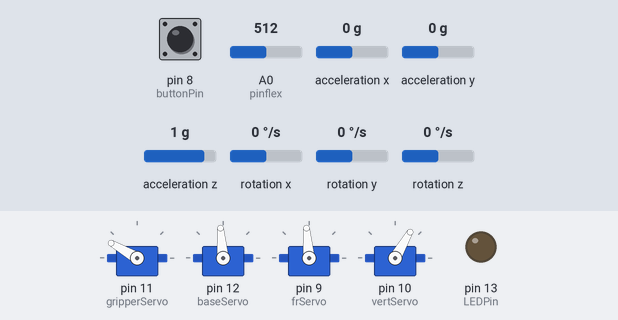
Simulated run of this sketch. Board: Arduino Uno, built with avr-gcc and run on an emulated ATmega328P. Shown: 4 × servo, output pins drawn as LEDs (lit = HIGH). The test bench sets the inputs (shaded band); at power-on: A0 (pinflex) = 512, acceleration x 0 g, pin 8 (buttonPin) HIGH, acceleration y 0 g, acceleration z 1 g, rotation x 0 °/s, rotation y 0 °/s, rotation z 0 °/s. What the sketch prints to the serial monitor is not drawn.

Above: at 1.2 s.
1.3 s: A0 (pinflex) set to 868
2.8 s: A0 (pinflex) set to 889
At 3.7 s:
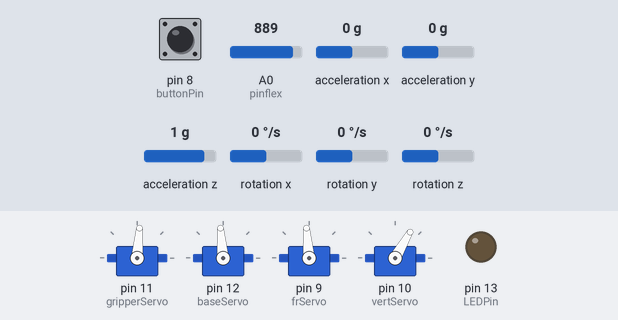
4.3 s: acceleration x set to -1.4 g
At 4.8 s:
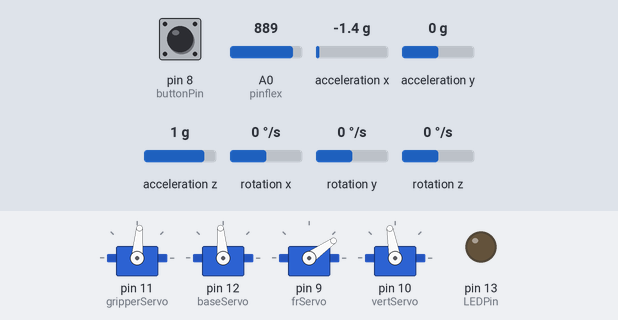
5.8 s: pin 8 (buttonPin) pulled LOW for 0.15 s
At 5.87 s:
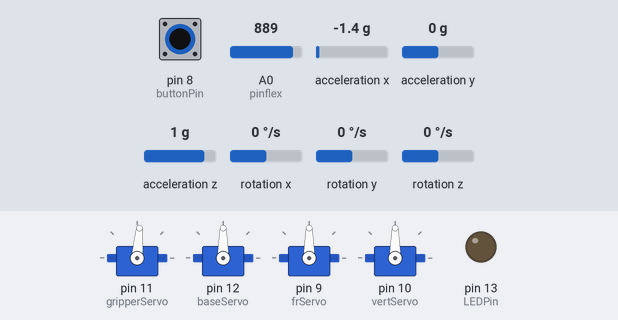
7.4 s: A0 (pinflex) set to 30
At 8.4 s:
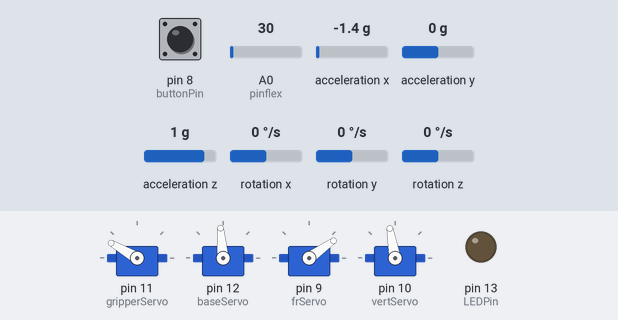
8.9 s: pin 8 (buttonPin) pulled LOW for 1 s
At 9.4 s:
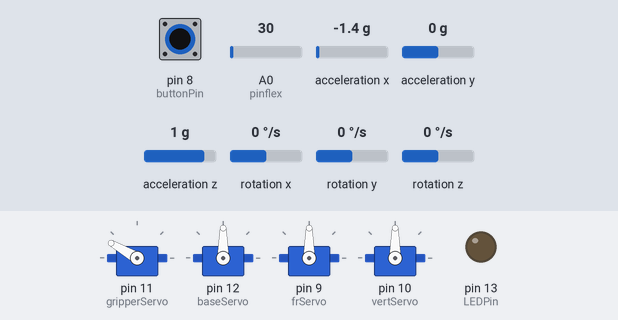
Timing chart, 0 to 11.9 s (numbered marks = the images above; inputs shaded):
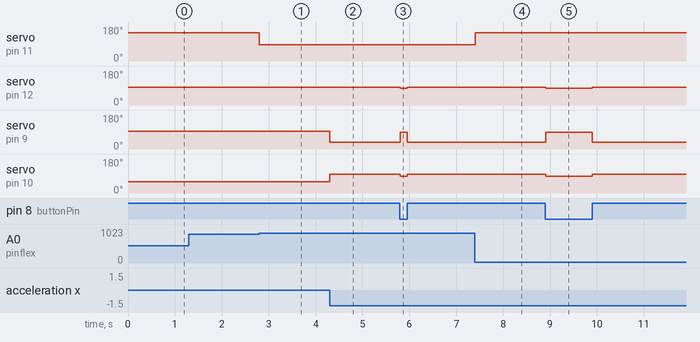

The sketch:

Source.ino
```cpp
#include <I2Cdev.h>
#include <MPU6050.h>
#include <Servo.h>
#include <Wire.h>

int valx, valx2,valy,prevValx,prevValx2,prevValy,timereq;
Servo baseServo, gripperServo,frServo,vertServo;
MPU6050 mpu;
int16_t x,y,z;
const int pinflex = 0, buttonPin = 8, LEDPin = 13;

void setup() {
Serial.begin(38400);
Serial.println("Initialize MPU6050");
Serial.print(mpu.testConnection() ? "Connected\n" : "Not Connected\n");
Wire.begin();
mpu.initialize();

// PINS
pinMode(buttonPin, INPUT_PULLUP);
pinMode(LEDPin, OUTPUT);
digitalWrite(LEDPin, LOW);

// Servos
gripperServo.attach(11);
baseServo.attach(12);
frServo.attach(9);
vertServo.attach(10);
TIMSK0 = 0;
}

void loop() {
// RESET BUTTON //
int buttonState = digitalRead(buttonPin);
if(buttonState == LOW){
  baseServo.write(90);
  frServo.write(90);
  vertServo.write(90);
}else{

// Flex Sensor Code /////////////////////////////
int flexpos = analogRead(pinflex);
Serial.println("Analog Read = ");
Serial.println(flexpos);
if(flexpos > 875){
  gripperServo.write(85); //closed
}else{
  gripperServo.write(150); //opened
}

// MPU6050 Code/////////////////////////////////
mpu.getAcceleration(&x,&y,&z);
valy = map(y, -17000, 17000, 25, 165); //base
valx = map(x, -17000, 17000, 90, 30); //vert
valx2 = map (x, -17000, 17000, 50, 140); //fr
/*
  Serial.print("base, vert, FR:\t");
  Serial.print(valy); Serial.print("\t");
  Serial.print(valx); Serial.print("\t");
  Serial.println(valx2);
 */

if (valy != prevValy) {
    baseServo.write(valy);
    timereq=abs(valy - prevValy);
    valy = prevValy;
    delay(timereq);
  }

  if (valx != prevValx) {
    vertServo.write(valx);
    timereq=abs(valx - prevValx);
    valx = prevValx;
    delay(timereq);
  }

 if (valx2 != prevValx2) {
    frServo.write(valx2);
    timereq=abs(valx2 - prevValx2);
    valx2 = prevValx2;
    delay(timereq);
 }

}}
```

Measured:
- the behaviour switches between 875 and 876 on A0 (pinflex) (found by bisection; images 0 and 1)
- after the input at 2.8 s, servo on pin 11 (gripperServo): 150° → 85° at once
- after the input at 4.3 s, servo on pin 9 (frServo): 95° → 35° at once; servo on pin 10 (vertServo): 60° → 100° at once
- after the input at 5.8 s, servo on pin 12 (baseServo): 95° → 90° at once, → 95° 0.15 s later; servo on pin 9 (frServo): 35° → 90° at once, → 35° 0.15 s later; servo on pin 10 (vertServo): 100° → 90° at once, → 100° 0.15 s later
- after the input at 7.4 s, servo on pin 11 (gripperServo): 85° → 150° at once
- after the input at 8.9 s, servo on pin 12 (baseServo): 95° → 90° at once, → 95° 1.0 s later; servo on pin 9 (frServo): 35° → 90° at once, → 35° 1.0 s later; servo on pin 10 (vertServo): 100° → 90° at once, → 100° 1.0 s later
